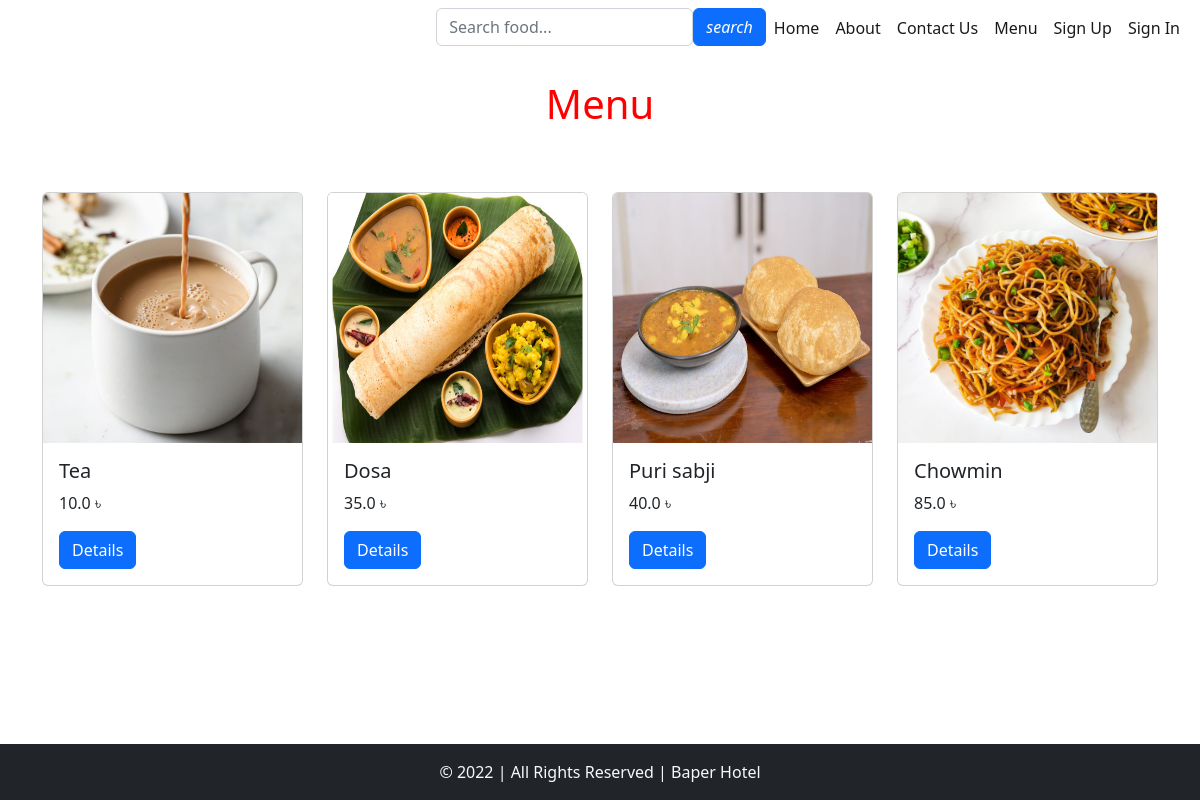
The page /food/menu/ on the database its author committed.
### food/models.py (models this page shows, shortened)
class Food(models.Model):
    category = models.ForeignKey(Cuisine, on_delete=models.DO_NOTHING)  #if parent data gets deleted, we can still use the data through DO_NOTING
    name = models.CharField(max_length=100)
    price = models.FloatField()
    description = models.TextField()
    secondary_description = models.TextField(blank=True)    #optional, so we make blank = true means we may or may not give data in this field
    is_available = models.BooleanField(default=True)
    photo = models.ImageField(upload_to = 'food_images/')   # a new folder is created under CAFE

### food/views.py (the view)
# urls.py: path('menu/', views.menu, name="menu"),                     # for base.html <a href="{% url 'menu'%}"
def menu(request):
    foods = Food.objects.all()         # foods is an object, Food.objects.all() is same as select * from Food
    context = {                        # we create a dictionary context which stores the foods object
        'foods': foods
    }
    return render(request, 'food/menu.html', context)   # we pass this context dictionary to menu.html in food folder under templates, this foods object can be used to directly fetch values from Food table

### templates/food/menu.html
{% extends 'base.html' %}
{% block content %}
<h1 class="py-4" style="text-align: center; color: red;">Menu</h1>
<br>
<div class="container">
    <div class="row">
        {% for food in foods %}
        <div class="col-md-3">
            <div class="card my-2">
                <img src="{{food.photo.url}}" alt="" class="card-img-top" height="250">
                <div class="card-body">
                    <h5 class="h5">{{food.name}}</h5>
                    <p class="card-text">{{food.price}} &#2547;</p>
                    <a href="{% url 'details' food.id %}" class="btn btn-primary">Details</a>
                </div>
            </div>
        </div>
        {% endfor %}
    </div>
</div>
{% endblock content %}

### rows shown on the page
Food: photo (picture), name "Tea", price "10.0"
Food: photo (picture), name "Dosa", price "35.0"
Food: photo (picture), name "Puri sabji", price "40.0"
Food: photo (picture), name "Chowmin", price "85.0"
